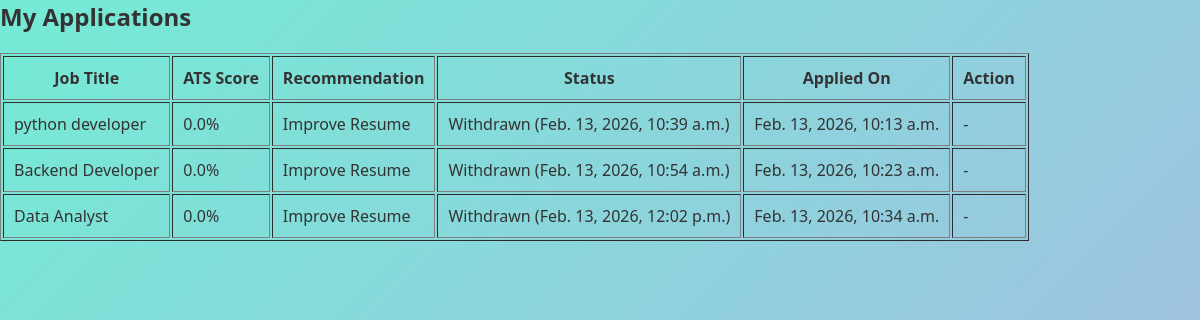
The app's page /student/applications/ (signed in) with its own data.
### userapp/models.py (models this page shows)
class Application(models.Model):
    user = models.ForeignKey(User, on_delete=models.CASCADE)
    job = models.ForeignKey(Job, on_delete=models.CASCADE)
    applied_at = models.DateTimeField(auto_now_add=True)
    resume = models.FileField(upload_to='application_resumes/', blank=True, null=True)
    status = models.CharField(max_length=20, default='applied')  # 'applied' or 'withdrawn'
    withdrawn_at = models.DateTimeField(blank=True, null=True)

class Job(models.Model):
    recruiter = models.ForeignKey(User, on_delete=models.CASCADE, null=True, blank=True)
    title = models.CharField(max_length=200)
    description = models.TextField()
    required_skills = models.TextField(default='[]')  # JSON string
    min_cgpa = models.FloatField(default=0)
    min_experience = models.FloatField(default=0)
    required_certifications = models.TextField(default='[]')  # JSON string
    application_link = models.URLField(blank=True, default='')
    def get_required_skills(self):
        return json.loads(self.required_skills)
    def get_required_certifications(self):
        return json.loads(self.required_certifications)

### userapp/views.py (the view)
# urls.py: path("student/applications/", views.student_applications, name="student_applications"),
@login_required
def student_applications(request):
    profile = request.user.profile
    applications = Application.objects.filter(user=request.user).select_related('job')
    apps_with_score = []
    for app in applications:
        score = calculate_ats_score(profile, app.job, resume_file=(app.resume if getattr(app, 'resume', None) else None))
        breakdown = get_skill_match(profile, app.job, resume_file=(app.resume if getattr(app, 'resume', None) else None))
        recommendation = "Apply" if score >= 70 else "Improve Resume"
        apps_with_score.append({
            'application': app,
            'score': score,
            'recommendation': recommendation,
            'matched_skills': breakdown['matched'],
            'missing_skills': breakdown['missing'],
            'used_resume': breakdown['used_resume']
        })
    return render(request, 'student_applications.html', {
        'applications': apps_with_score
    })

### userapp/models.py (called while the page is built)
    def get_skills(self):
        return json.loads(self.skills)

    def get_certifications(self):
        return json.loads(self.certifications)

### userapp/utils.py (called while the page is built, shortened)
def _extract_resume_text(resume_path):
    text = ""
    if not resume_path or not os.path.exists(resume_path):
        return text

def _is_resume_like(text):
    if not text:
        return False

### userapp/templates/student_applications.html (shortened to what this page needs)
{% load static %}
<head>
    <link rel="stylesheet" type="text/css" href="{% static 'style.css' %}"/>
</head>
<h2>My Applications</h2>
{% if applications %}
<table border="1" cellpadding="10">
    <tr>
        <th>Job Title</th>
        <th>ATS Score</th>
        <th>Recommendation</th>
        <th>Status</th>
        <th>Applied On</th>
        <th>Action</th>
    </tr>
    {% for item in applications %}
    <tr>
        <td>{{ item.application.job.title }}</td>
        <td>{{ item.score }}%</td>
        <td>{{ item.recommendation }}</td>
        <td>
            {% if item.application.status == 'applied' %}
                Applied
            {% elif item.application.status == 'withdrawn' %}
                Withdrawn ({{ item.application.withdrawn_at }})
            {% else %}
                {{ item.application.status }}
            {% endif %}
        </td>
        <td>{{ item.application.applied_at }}</td>
        <td>
            {% if item.application.status == 'applied' %}
                <form method="post" action="{% url 'withdraw_application' item.application.id %}" style="display:inline;" onsubmit="return confirm('Are you sure you want to withdraw this application?');">
                    {% csrf_token %}
                    <button type="submit">Withdraw</button>
                </form>
            {% else %}
                -
            {% endif %}
        </td>
    </tr>
    {% endfor %}
</table>
{% else %}
<p>You haven’t applied to any jobs yet.</p>
{% endif %}

### records on screen
Application: application.job "python developer", score "0.0", recommendation "Improve Resume", application.withdrawn_at "Feb. 13, 2026, 10:39 a.m.", application.applied_at "Feb. 13, 2026, 10:13 a.m."
Application: application.job "Backend Developer", score "0.0", recommendation "Improve Resume", application.withdrawn_at "Feb. 13, 2026, 10:54 a.m.", application.applied_at "Feb. 13, 2026, 10:23 a.m."
Application: application.job "Data Analyst", score "0.0", recommendation "Improve Resume", application.withdrawn_at "Feb. 13, 2026, 12:02 p.m.", application.applied_at "Feb. 13, 2026, 10:34 a.m."
